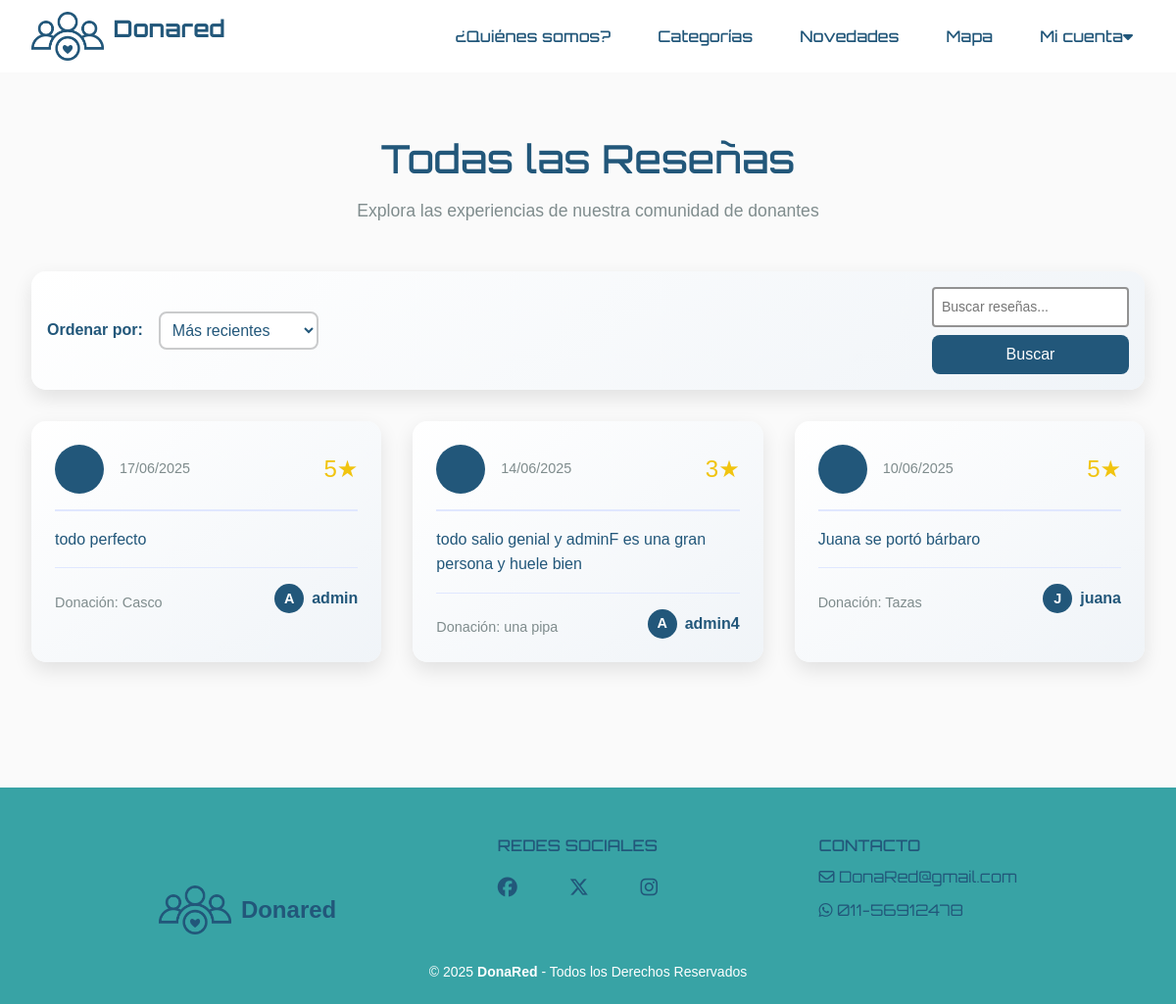
The app's page /resenas/ with its own data.
### donaredapp/models.py (models this page shows, shortened)
class Resena(models.Model):
    ESTADO_CHOICES = [
        ('pending', 'Pendiente'),
        ('approved', 'Aprobada'),
        ('rejected', 'Rechazada'),
    ]
    solicitud = models.OneToOneField('Solicitud', on_delete=models.CASCADE, related_name='resena')
    calificacion = models.IntegerField(
        validators=[MinValueValidator(1), MaxValueValidator(5)],
        help_text="Calificación de 1 a 5 estrellas"
    )
    comentario = models.TextField(max_length=500, blank=True)
    fecha_creacion = models.DateTimeField(auto_now_add=True)
    estado = models.CharField(
        max_length=10,
        choices=ESTADO_CHOICES,
        default='pending',
        help_text="Estado de la reseña"
    )
    class Meta:
        verbose_name = 'Reseña'
        verbose_name_plural = 'Reseñas'
        ordering = ['-fecha_creacion']
    @property
    def estrellas(self):
        """Retorna la calificación en formato de estrellas"""
        return '★' * self.calificacion + '☆' * (5 - self.calificacion)

class Solicitud(models.Model):
    item = models.ForeignKey(Item, on_delete=models.CASCADE, related_name='item_solicitudes')
    donante = models.ForeignKey(User, on_delete=models.CASCADE, related_name='donante_solicitudes')
    beneficiario = models.ForeignKey(User, on_delete=models.CASCADE, related_name='beneficiario_solicitudes')
    fecha_creacion = models.DateTimeField(auto_now_add=True)
    STATUS_CHOICES = [
        ('PENDIENTE', 'Pendiente'),
        ('ACEPTADA', 'Aceptada'),
        ('RECHAZADA', 'Rechazada'),
        ('CONCRETADA', 'Concretada'),
    ]
    estado = models.CharField(max_length=20, choices=STATUS_CHOICES, default='PENDIENTE')
    class Meta:
        unique_together = ['item', 'beneficiario']
        verbose_name = 'Donación'
        verbose_name_plural = 'Donaciones'

class Item(models.Model):
    ESTADO_CHOICES = [
        ("activo", "Activo"),
        ("suspendido", "Suspendido"),
        ("donado", "Donado"),
        ("eliminado", "Eliminado"),
    ]
    nombre = models.CharField(max_length=100)
    descripcion = models.TextField(max_length=500)
    categoria = models.ForeignKey(Categoria, on_delete=models.CASCADE)
    fecha_creacion = models.DateTimeField(auto_now_add=True)
    usuario = models.ForeignKey(
        User,
        on_delete=models.CASCADE,
        related_name='items',
        null=True,
    )
    imagen = models.ImageField(upload_to='items/', null=True, blank=True, default='items/sin_imagen.png')
    domicilio = models.CharField(max_length=255, null=True, blank=True)
    estado = models.CharField(max_length=10, choices=ESTADO_CHOICES, default='activo')
    latitude = models.DecimalField(max_digits=9, decimal_places=6, null=True, blank=True)
    longitude = models.DecimalField(max_digits=9, decimal_places=6, null=True, blank=True)

### donaredapp/views.py (the view, shortened to what this page needs)
# urls.py: path('resenas/', views.ver_todas_resenas, name='ver_todas_resenas'),
def ver_todas_resenas(request):
    resenas = Resena.objects.all()
    search_query = request.GET.get('search', '')
    sort = request.GET.get('sort', 'recent')
    if sort == 'rating':
        resenas = resenas.order_by('-calificacion')
    elif sort == 'oldest':
        resenas = resenas.order_by('fecha_creacion')
    else:  # recent
        resenas = resenas.order_by('-fecha_creacion')
    paginator = Paginator(resenas, 12)  # 12 reseñas por página
    page = request.GET.get('page')
    resenas = paginator.get_page(page)
    return render(request, 'donaredapp/ver_todas_resenas.html', {
        'resenas': resenas,
        'search_query': search_query,
        'sort': sort
    })

### donaredapp/templates/donaredapp/ver_todas_resenas.html (shortened to what this page needs)
{% extends 'donaredapp/base.html' %}
{% load static %}
{% block content %}
<div class="all-reviews">
    <div class="section-header">
        <h2>Todas las Reseñas</h2>
        <p>Explora las experiencias de nuestra comunidad de donantes</p>
    </div>
    <div class="filters">
        <div class="filter-group">
            <label class="filter-label">Ordenar por:</label>
            <select class="filter-select" name="sort" onchange="this.form.submit()">
                <option value="recent" {% if sort == 'recent' %}selected{% endif %}>Más recientes</option>
            </select>
        </div>
        <form class="search-box" method="get">
            <input type="text"
                   class="search-input"
                   name="search"
                   placeholder="Buscar reseñas..."
                   value="{{ search_query }}">
            <button type="submit" class="search-btn">Buscar</button>
        </form>
    </div>
    {% if resenas %}
        <div class="reviews-grid">
            {% for resena in resenas %}
                <div class="review-card">
                    <div class="review-header">
                        <div class="reviewer-info">
                            <div class="reviewer-avatar">
                            </div>
                            <div class="reviewer-details">
                                <div class="review-date">{{ resena.fecha_creacion|date:"d/m/Y" }}</div>
                            </div>
                        </div>
                        <div class="review-rating">
                            {{ resena.calificacion }}★
                        </div>
                    </div>
                    <div class="review-content">
                        {{ resena.comentario }}
                    </div>
                    <div class="review-footer">
                        <div class="review-item">
                            Donación: {{ resena.solicitud.item.nombre }}
                        </div>
                        <a href="{% url 'donaredapp:perfil_donante' resena.solicitud.donante.id %}" class="review-donor">
                            <div class="donor-avatar">
                                {{ resena.solicitud.donante.username|first|upper }}
                            </div>
                            {{ resena.solicitud.donante.username }}
                        </a>
                    </div>
                </div>
            {% endfor %}
        </div>
    {% else %}
        <div class="no-reviews">
            <i class="fas fa-search"></i>
            <h2>No se encontraron reseñas</h2>
            <p>Intenta con otros criterios de búsqueda o filtros.</p>
        </div>
    {% endif %}
</div>
{% endblock %}

### donaredapp/static/donaredapp/style.css (style rules this page uses)
html, body { max-width: 100vw; overflow-x: hidden; }
body { background-color: #fafafa; color: #22577A; margin: 0 ; padding: 0; box-sizing: border-box; }
h1, h2, h3 { font-family: 'Orbitron', sans-serif; }
p { font-family: 'helvetica', sans-serif; }
a { text-decoration: none; color: inherit; }
textarea, select { border: none; }
form { display: flex; flex-direction: column; gap: 15px; }
form input[type="text"], form input[type="email"], form input[type="password"], form input[type="tel"], form input[type="number"], form select, form textarea { padding: 8px; font-size: 14px; color: #5f5e5e; border: 2px solid #929292; border-radius: 4px; width: 100%; box-sizing: border-box; resize: vertical; }
.review-card { background: linear-gradient(145deg, #ffffff, #f0f4f8); border-radius: 15px; box-shadow: 0 8px 20px rgba(0, 0, 0, 0.1); padding: 1.5rem; margin-bottom: 1rem; }
.review-header { display: flex; justify-content: space-between; align-items: center; margin-bottom: 1rem; }
.reviewer-info { display: flex; align-items: center; gap: 1rem; }
.reviewer-avatar { width: 40px; height: 40px; border-radius: 50%; background-color: #22577A; display: flex; align-items: center; justify-content: center; color: white; font-weight: bold; }
.review-date { color: #7f8c8d; font-size: 0.9rem; }
.review-rating { color: #f1c40f; font-size: 1.2rem; }
.review-content { color: #22577A; line-height: 1.6; }
.review-item { margin-top: 0.5rem; color: #7f8c8d; font-size: 0.9rem; }

### donaredapp/templates/donaredapp/ver_todas_resenas.html (style rules this page uses)
.all-reviews { max-width: 1200px; margin: 2rem auto; padding: 2rem; font-family: 'helvetica', sans-serif; }
.section-header { text-align: center; margin-bottom: 3rem; }
.section-header h2 { color: #22577A; font-size: 2.5rem; margin-bottom: 1rem; font-family: 'orbitron', sans-serif; }
.section-header p { color: #7f8c8d; font-size: 1.1rem; max-width: 600px; margin: 0 auto; }
.filters { display: flex; justify-content: space-between; align-items: center; margin-bottom: 2rem; padding: 1rem; background: linear-gradient(145deg, #ffffff, #f0f4f8); border-radius: 15px; box-shadow: 0 8px 20px rgba(0, 0, 0, 0.1); }
.filter-group { display: flex; align-items: center; gap: 1rem; }
.filter-label { color: #22577A; font-weight: 600; }
.filter-select { padding: 0.5rem; border: 2px solid #cacbcc; border-radius: 8px; color: #22577A; background-color: white; cursor: pointer; font-family: 'helvetica', sans-serif; }
.search-box { display: flex; gap: 0.5rem; }
.search-input { padding: 0.5rem 1rem; border: 2px solid #cacbcc; border-radius: 8px; color: #22577A; width: 300px; }
.search-btn { padding: 0.5rem 1rem; background-color: #22577A; color: white; border: none; border-radius: 8px; cursor: pointer; transition: background-color 0.3s ease; font-family: 'helvetica', sans-serif; }
.reviews-grid { display: grid; grid-template-columns: repeat(auto-fit, minmax(300px, 1fr)); gap: 2rem; margin-bottom: 3rem; }
.review-card { background: linear-gradient(145deg, #ffffff, #f0f4f8); border-radius: 15px; box-shadow: 0 8px 20px rgba(0, 0, 0, 0.1); padding: 1.5rem; transition: transform 0.3s ease; }
.review-header { display: flex; justify-content: space-between; align-items: center; margin-bottom: 1rem; padding-bottom: 1rem; border-bottom: 2px solid #e0e7ff; }
.reviewer-info { display: flex; align-items: center; gap: 1rem; }
.reviewer-avatar { width: 50px; height: 50px; border-radius: 50%; background-color: #22577A; display: flex; align-items: center; justify-content: center; color: white; font-weight: bold; font-size: 1.2rem; }
.review-date { color: #7f8c8d; font-size: 0.9rem; }
.review-rating { color: #f1c40f; font-size: 1.5rem; }
.review-content { color:#22577A; line-height: 1.6; margin-bottom: 1rem; }
.review-footer { display: flex; justify-content: space-between; align-items: center; margin-top: 1rem; padding-top: 1rem; border-top: 1px solid #e0e7ff; }
.review-item { color: #7f8c8d; font-size: 0.9rem; }
.review-donor { display: flex; align-items: center; gap: 0.5rem; color: #22577A; text-decoration: none; font-weight: 600; }
.donor-avatar { width: 30px; height: 30px; border-radius: 50%; background-color:#22577A; display: flex; align-items: center; justify-content: center; color: white; font-weight: bold; font-size: 0.9rem; }

### records on screen
Resena: fecha_creacion "17/06/2025", calificacion "5", comentario "todo perfecto", solicitud.item.nombre "Casco", solicitud.donante.username|first "A", solicitud.donante.username "admin"
Resena: fecha_creacion "14/06/2025", calificacion "3", comentario "todo salio genial y adminF es una gran persona y huele bien", solicitud.item.nombre "una pipa", solicitud.donante.username|first "A", solicitud.donante.username "admin4"
Resena: fecha_creacion "10/06/2025", calificacion "5", comentario "Juana se portó bárbaro", solicitud.item.nombre "Tazas", solicitud.donante.username|first "J", solicitud.donante.username "juana"
